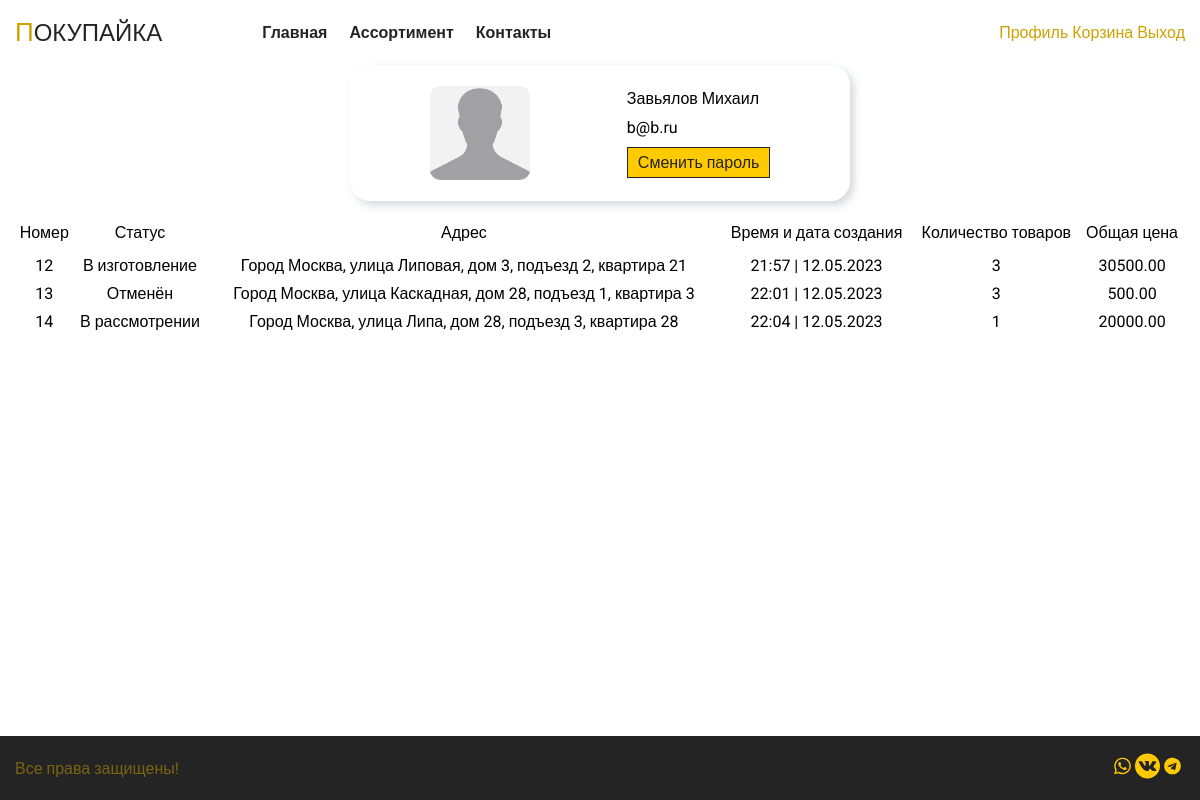
Page /profile (signed in) on the earlier database version.
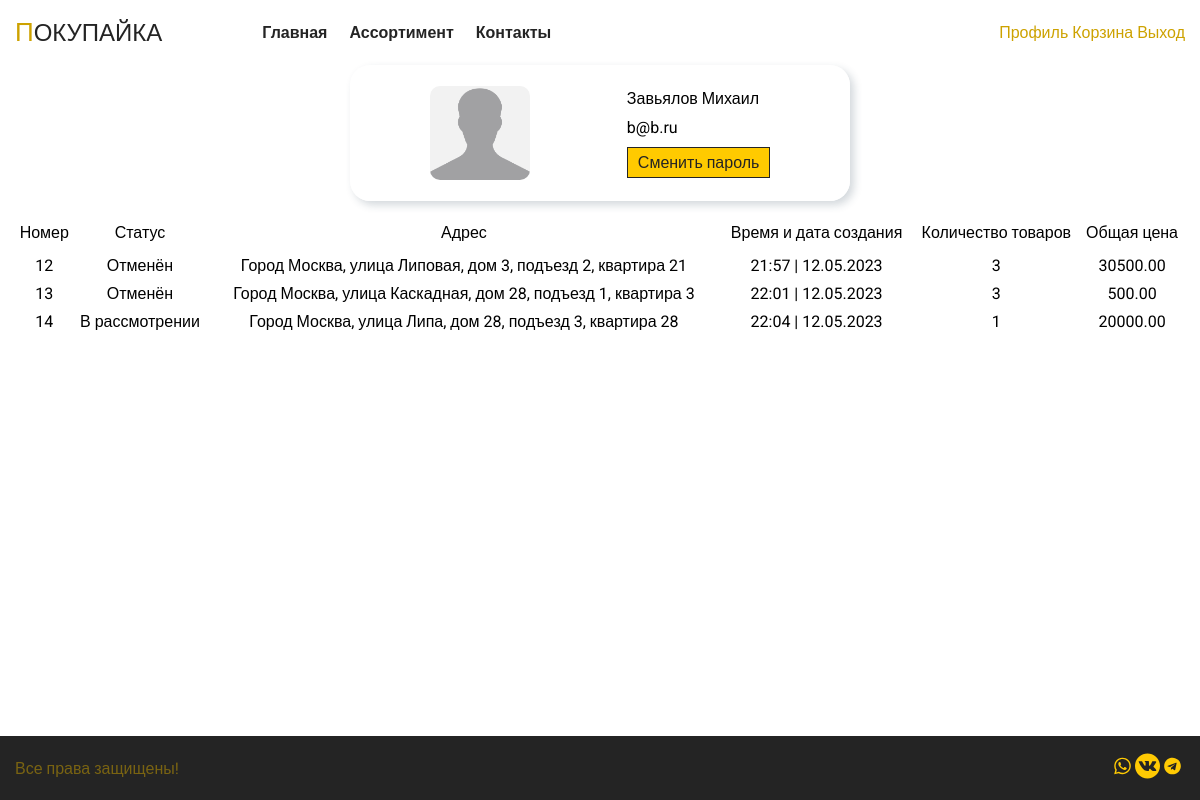
Same page on the later database version.
### tables this page shows
CREATE TABLE `order` (
  `ID_order` bigint NOT NULL,
  `Address` text,
  `status` varchar(32) DEFAULT NULL,
  `created_at` datetime NOT NULL,
  `User_ID` bigint NOT NULL
);

### application/controllers/MainController.php (called while the page is built, shortened)
<?php
class MainController extends Controller
{
    public function __construct($route)
    {
        $this->view->layout = 'other';
    }
    function profileAction(){
        $m = new Main();
        $user_id = $_SESSION['authorize']['id'];
        $vars = [
            'dataProfile' => $m->getUserData($user_id),
            'dataOrder' => $m->getOrderByUser($user_id),
        ];
        $this->view->render('Покупайка', $vars);
    }
}

### index.php (called while the page is built, shortened)
<?php
$item = new Router();
$item->run();

### application/lib/Db.php (called while the page is built, shortened)
<?php
class Db {
    protected $db;
    public function __construct() {
        $config = require 'application/config/db.php';
        try{
            $this->db = new PDO('mysql:host='.$config['host'].';dbname='.$config['database'], $config['login'], $config['password']);
        }
        catch (\PDOException $e){
            $this->db = new PDO('mysql:host='.$config['reserve'].';dbname='.$config['database'], $config['login'], $config['password']);
        }
    }
    public function query($sql, $params = []) {
        $stmt = $this->db->prepare($sql);
        if (!empty($params)) {
            foreach ($params as $key => $val) {
                if (is_int($val)) {
                    $type = PDO::PARAM_INT;
                } else {
                    $type = PDO::PARAM_STR;
                }
                $stmt->bindValue(':'.$key, $val, $type);
            }
        }
        $stmt->execute();
        return $stmt;
    }
    public function row($sql, $params = []) {
        $result = $this->query($sql, $params);
        return $result->fetchAll(PDO::FETCH_ASSOC);
    }
}

### application/config/db.php (called while the page is built)
<?php
$path = $_SERVER['DOCUMENT_ROOT']."/settings.json";
$json = file_get_contents($path);
$db = json_decode($json, true);
return $db['database'];

### application/models/Main.php (called while the page is built, shortened)
<?php
class Main extends Model{
    function getUserData($id){
        $params = [ 'id' => $id];
        return $this->db->row("select concat(First_Name, ' ', Second_Name) as `fullName`, Email from `user` where `id_user` = :id", $params);
    }
    function getOrderByUser($id){
        $params = [ 'userID' => $id];
        return $this->db->row("select `id_order`, `status`, `address`, date_format(`created_at`, '%H:%i | %d.%m.%Y') as 'date', SUM(`Quantity`) as 'quantity', SUM(`order_items`.`price`) as `price` from `order` inner join `order_items` on `id_order` = `order_id` where `user_id` = :userID GROUP by `id_order`", $params);
    }
}

### application/core/Model.php (called while the page is built, shortened)
<?php
abstract class Model{
    public function __construct()
    {
        $this->db = new Db();
    }
}

### application/views/main/profile.php (the view)
<div class="container">
    <div class="profile_user_content">
        <div class="profile_user">
            <img src="/public/images/userImg.png" alt="Аватарка пользователя">
            <div class="profile_user__description_info">
                <p class="profile_user__full_name"><?=$dataProfile[0]['fullName']?></p>
                <p class="profile_user__email"><?=$dataProfile[0]['Email']?></p>
                <a href="/recovery">Сменить пароль</a>
            </div>
        </div>
        <div class="profile_user__orders">
            <?php if(count($dataOrder) > 0) {?>
                <table>
                    <thead>
                    <tr>
                        <th>Номер</th>
                        <th>Статус</th>
                        <th>Адрес</th>
                        <th>Время и дата создания</th>
                        <th>Количество товаров</th>
                        <th>Общая цена</th>
                    </tr>
                    </thead>
                    <tbody>
                    <?php foreach ($dataOrder as $element) { ?>
                        <tr>
                            <td><?=$element['id_order']?></td>
                            <td><?=$element['status']?></td>
                            <td><?=$element['address']?></td>
                            <td><?=$element['date']?></td>
                            <td><?=$element['quantity']?></td>
                            <td><?=$element['price']?></td>
                        </tr>
                    <?php } ?>
                    </tbody>
                </table>
            <?php } else {?>
                <h1 style="display: flex; justify-content: center">Вы не совершали ни одного заказа!</h1>
            <?php } ?>
        </div>
    </div>
</div>

Differences in the rows shown:
changed order "Город Москва, улица Липовая, дом 3, подъезд 2, квартира 21": status "В изготовление" → "Отменён"
